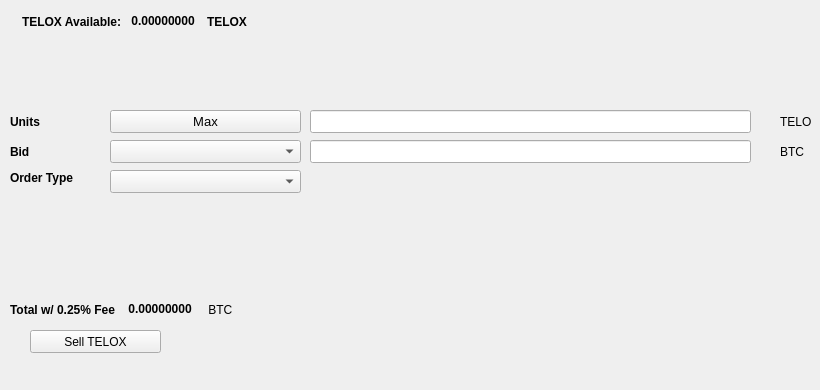
   <widget class="QWidget" name="SellTab">
    <attribute name="title">
     <string>Sell</string>
    </attribute>
    <widget class="QLabel" name="label_16">
     <property name="geometry">
      <rect>
       <x>780</x>
       <y>140</y>
       <width>31</width>
       <height>23</height>
      </rect>
     </property>
     <property name="text">
      <string>BTC</string>
     </property>
    </widget>
    <widget class="QComboBox" name="SellBidcomboBox">
     <property name="geometry">
      <rect>
       <x>110</x>
       <y>140</y>
       <width>191</width>
       <height>23</height>
      </rect>
     </property>
     <property name="font">
      <font>
       <pointsize>10</pointsize>
      </font>
     </property>
    </widget>
    <widget class="QLabel" name="label_18">
     <property name="geometry">
      <rect>
       <x>10</x>
       <y>110</y>
       <width>46</width>
       <height>23</height>
      </rect>
     </property>
     <property name="font">
      <font>
       <weight>75</weight>
       <bold>true</bold>
      </font>
     </property>
     <property name="text">
      <string>Units</string>
     </property>
    </widget>
    <widget class="QPushButton" name="Sell_Max_Amount">
     <property name="geometry">
      <rect>
       <x>110</x>
       <y>110</y>
       <width>191</width>
       <height>23</height>
      </rect>
     </property>
     <property name="font">
      <font>
       <pointsize>10</pointsize>
      </font>
     </property>
     <property name="text">
      <string>Max</string>
     </property>
    </widget>
    <widget class="QLabel" name="label_20">
     <property name="geometry">
      <rect>
       <x>10</x>
       <y>170</y>
       <width>91</width>
       <height>16</height>
      </rect>
     </property>
     <property name="font">
      <font>
       <weight>75</weight>
       <bold>true</bold>
      </font>
     </property>
     <property name="text">
      <string>Order Type</string>
     </property>
    </widget>
    <widget class="QComboBox" name="SellOrdertypeCombo">
     <property name="geometry">
      <rect>
       <x>110</x>
       <y>170</y>
       <width>191</width>
       <height>23</height>
      </rect>
     </property>
     <property name="font">
      <font>
       <pointsize>10</pointsize>
      </font>
     </property>
    </widget>
    <widget class="QLabel" name="label_21">
     <property name="geometry">
      <rect>
       <x>10</x>
       <y>140</y>
       <width>46</width>
       <height>23</height>
      </rect>
     </property>
     <property name="font">
      <font>
       <weight>75</weight>
       <bold>true</bold>
      </font>
     </property>
     <property name="text">
      <string>Bid</string>
     </property>
    </widget>
    <widget class="QLabel" name="label_22">
     <property name="geometry">
      <rect>
       <x>780</x>
       <y>110</y>
       <width>31</width>
       <height>23</height>
      </rect>
     </property>
     <property name="text">
      <string>TELOX</string>
     </property>
    </widget>
    <widget class="QLineEdit" name="UnitsInputTELOX">
     <property name="geometry">
      <rect>
       <x>310</x>
       <y>110</y>
       <width>441</width>
       <height>23</height>
      </rect>
     </property>
     <property name="font">
      <font>
       <pointsize>9</pointsize>
       <weight>75</weight>
       <bold>true</bold>
      </font>
     </property>
    </widget>
    <widget class="QLineEdit" name="SellBidPriceEdit">
     <property name="geometry">
      <rect>
       <x>310</x>
       <y>140</y>
       <width>441</width>
       <height>23</height>
      </rect>
     </property>
     <property name="font">
      <font>
       <pointsize>9</pointsize>
       <weight>75</weight>
       <bold>true</bold>
      </font>
     </property>
    </widget>
    <widget class="QPushButton" name="SellTELOXBTN">
     <property name="geometry">
      <rect>
       <x>30</x>
       <y>330</y>
       <width>131</width>
       <height>23</height>
      </rect>
     </property>
     <property name="text">
      <string>Sell TELOX</string>
     </property>
     <property name="icon">
      <iconset resource="../telox">
       <normaloff>:/icons/bitcoin</normaloff>:/icons/bitcoin</iconset>
     </property>
    </widget>
    <widget class="QWidget" name="layoutWidget3">
     <property name="geometry">
      <rect>
       <x>22</x>
       <y>12</y>
       <width>258</width>
       <height>19</height>
      </rect>
     </property>
     <layout class="QHBoxLayout" name="horizontalLayout">
      <item>
       <widget class="QLabel" name="label232_2">
        <property name="font">
         <font>
          <weight>75</weight>
          <bold>true</bold>
         </font>
        </property>
        <property name="text">
         <string>TELOX Available:</string>
        </property>
       </widget>
      </item>
      <item>
       <widget class="QLabel" name="TELOXAvailableLabel">
        <property name="palette">
         <palette>
          <active>
           <colorrole role="WindowText">
            <brush brushstyle="SolidPattern">
             <color alpha="255">
              <red>0</red>
              <green>0</green>
              <blue>0</blue>
             </color>
            </brush>
           </colorrole>
           <colorrole role="Button">
            <brush brushstyle="SolidPattern">
             <color alpha="255">
              <red>0</red>
              <green>170</green>
              <blue>0</blue>
             </color>
            </brush>
           </colorrole>
           <colorrole role="Light">
            <brush brushstyle="SolidPattern">
             <color alpha="255">
              <red>0</red>
              <green>255</green>
              <blue>0</blue>
             </color>
            </brush>
           </colorrole>
           <colorrole role="Midlight">
            <brush brushstyle="SolidPattern">
             <color alpha="255">
              <red>0</red>
              <green>212</green>
              <blue>0</blue>
             </color>
            </brush>
           </colorrole>
           <colorrole role="Dark">
            <brush brushstyle="SolidPattern">
             <color alpha="255">
              <red>0</red>
              <green>85</green>
              <blue>0</blue>
             </color>
            </brush>
           </colorrole>
           <colorrole role="Mid">
            <brush brushstyle="SolidPattern">
             <color alpha="255">
              <red>0</red>
              <green>113</green>
              <blue>0</blue>
             </color>
            </brush>
           </colorrole>
           <colorrole role="Text">
            <brush brushstyle="SolidPattern">
             <color alpha="255">
              <red>0</red>
              <green>170</green>
              <blue>0</blue>
             </color>
            </brush>
           </colorrole>
           <colorrole role="BrightText">
            <brush brushstyle="SolidPattern">
             <color alpha="255">
              <red>255</red>
              <green>255</green>
              <blue>255</blue>
             </color>
            </brush>
           </colorrole>
           <colorrole role="ButtonText">
            <brush brushstyle="SolidPattern">
             <color alpha="255">
              <red>0</red>
              <green>0</green>
              <blue>0</blue>
             </color>
            </brush>
           </colorrole>
           <colorrole role="Base">
            <brush brushstyle="SolidPattern">
             <color alpha="255">
              <red>255</red>
              <green>255</green>
              <blue>255</blue>
             </color>
            </brush>
           </colorrole>
           <colorrole role="Window">
            <brush brushstyle="SolidPattern">
             <color alpha="255">
              <red>0</red>
              <green>170</green>
              <blue>0</blue>
             </color>
            </brush>
           </colorrole>
           <colorrole role="Shadow">
            <brush brushstyle="SolidPattern">
             <color alpha="255">
              <red>0</red>
              <green>0</green>
              <blue>0</blue>
             </color>
            </brush>
           </colorrole>
           <colorrole role="AlternateBase">
            <brush brushstyle="SolidPattern">
             <color alpha="255">
              <red>127</red>
              <green>212</green>
              <blue>127</blue>
             </color>
            </brush>
           </colorrole>
           <colorrole role="ToolTipBase">
            <brush brushstyle="SolidPattern">
             <color alpha="255">
              <red>255</red>
              <green>255</green>
              <blue>220</blue>
             </color>
            </brush>
           </colorrole>
           <colorrole role="ToolTipText">
            <brush brushstyle="SolidPattern">
             <color alpha="255">
              <red>0</red>
              <green>0</green>
              <blue>0</blue>
             </color>
            </brush>
           </colorrole>
          </active>
          <inactive>
           <colorrole role="WindowText">
            <brush brushstyle="SolidPattern">
             <color alpha="255">
              <red>0</red>
              <green>0</green>
              <blue>0</blue>
             </color>
            </brush>
           </colorrole>
           <colorrole role="Button">
            <brush brushstyle="SolidPattern">
             <color alpha="255">
              <red>0</red>
              <green>170</green>
              <blue>0</blue>
             </color>
            </brush>
           </colorrole>
           <colorrole role="Light">
            <brush brushstyle="SolidPattern">
             <color alpha="255">
              <red>0</red>
              <green>255</green>
              <blue>0</blue>
             </color>
            </brush>
           </colorrole>
           <colorrole role="Midlight">
            <brush brushstyle="SolidPattern">
             <color alpha="255">
              <red>0</red>
              <green>212</green>
              <blue>0</blue>
             </color>
            </brush>
           </colorrole>
           <colorrole role="Dark">
            <brush brushstyle="SolidPattern">
             <color alpha="255">
              <red>0</red>
              <green>85</green>
              <blue>0</blue>
             </color>
            </brush>
           </colorrole>
           <colorrole role="Mid">
            <brush brushstyle="SolidPattern">
             <color alpha="255">
              <red>0</red>
              <green>113</green>
              <blue>0</blue>
             </color>
            </brush>
           </colorrole>
           <colorrole role="Text">
            <brush brushstyle="SolidPattern">
             <color alpha="255">
              <red>0</red>
              <green>170</green>
              <blue>0</blue>
             </color>
            </brush>
           </colorrole>
           <colorrole role="BrightText">
            <brush brushstyle="SolidPattern">
             <color alpha="255">
              <red>255</red>
              <green>255</green>
              <blue>255</blue>
             </color>
            </brush>
           </colorrole>
           <colorrole role="ButtonText">
            <brush brushstyle="SolidPattern">
             <color alpha="255">
              <red>0</red>
              <green>0</green>
              <blue>0</blue>
             </color>
            </brush>
           </colorrole>
           <colorrole role="Base">
            <brush brushstyle="SolidPattern">
             <color alpha="255">
              <red>255</red>
              <green>255</green>
              <blue>255</blue>
             </color>
            </brush>
           </colorrole>
           <colorrole role="Window">
            <brush brushstyle="SolidPattern">
             <color alpha="255">
              <red>0</red>
              <green>170</green>
              <blue>0</blue>
             </color>
            </brush>
           </colorrole>
           <colorrole role="Shadow">
            <brush brushstyle="SolidPattern">
             <color alpha="255">
              <red>0</red>
              <green>0</green>
              <blue>0</blue>
             </color>
            </brush>
           </colorrole>
           <colorrole role="AlternateBase">
            <brush brushstyle="SolidPattern">
             <color alpha="255">
              <red>127</red>
              <green>212</green>
              <blue>127</blue>
             </color>
            </brush>
           </colorrole>
           <colorrole role="ToolTipBase">
            <brush brushstyle="SolidPattern">
             <color alpha="255">
              <red>255</red>
              <green>255</green>
              <blue>220</blue>
             </color>
            </brush>
           </colorrole>
           <colorrole role="ToolTipText">
            <brush brushstyle="SolidPattern">
             <color alpha="255">
              <red>0</red>
              <green>0</green>
              <blue>0</blue>
             </color>
            </brush>
           </colorrole>
          </inactive>
          <disabled>
           <colorrole role="WindowText">
            <brush brushstyle="SolidPattern">
             <color alpha="255">
              <red>0</red>
              <green>85</green>
              <blue>0</blue>
             </color>
            </brush>
           </colorrole>
           <colorrole role="Button">
            <brush brushstyle="SolidPattern">
             <color alpha="255">
              <red>0</red>
              <green>170</green>
              <blue>0</blue>
             </color>
            </brush>
           </colorrole>
           <colorrole role="Light">
            <brush brushstyle="SolidPattern">
             <color alpha="255">
              <red>0</red>
              <green>255</green>
              <blue>0</blue>
             </color>
            </brush>
           </colorrole>
           <colorrole role="Midlight">
            <brush brushstyle="SolidPattern">
             <color alpha="255">
              <red>0</red>
              <green>212</green>
              <blue>0</blue>
             </color>
            </brush>
           </colorrole>
           <colorrole role="Dark">
            <brush brushstyle="SolidPattern">
             <color alpha="255">
              <red>0</red>
              <green>85</green>
              <blue>0</blue>
             </color>
            </brush>
           </colorrole>
           <colorrole role="Mid">
            <brush brushstyle="SolidPattern">
             <color alpha="255">
              <red>0</red>
              <green>113</green>
              <blue>0</blue>
             </color>
            </brush>
           </colorrole>
           <colorrole role="Text">
            <brush brushstyle="SolidPattern">
             <color alpha="255">
              <red>0</red>
              <green>85</green>
              <blue>0</blue>
             </color>
            </brush>
           </colorrole>
           <colorrole role="BrightText">
            <brush brushstyle="SolidPattern">
             <color alpha="255">
              <red>255</red>
              <green>255</green>
              <blue>255</blue>
             </color>
            </brush>
           </colorrole>
           <colorrole role="ButtonText">
            <brush brushstyle="SolidPattern">
             <color alpha="255">
              <red>0</red>
              <green>85</green>
              <blue>0</blue>
             </color>
            </brush>
           </colorrole>
           <colorrole role="Base">
            <brush brushstyle="SolidPattern">
             <color alpha="255">
              <red>0</red>
              <green>170</green>
              <blue>0</blue>
             </color>
            </brush>
           </colorrole>
           <colorrole role="Window">
            <brush brushstyle="SolidPattern">
             <color alpha="255">
              <red>0</red>
              <green>170</green>
              <blue>0</blue>
             </color>
            </brush>
           </colorrole>
           <colorrole role="Shadow">
            <brush brushstyle="SolidPattern">
             <color alpha="255">
              <red>0</red>
              <green>0</green>
              <blue>0</blue>
             </color>
            </brush>
           </colorrole>
           <colorrole role="AlternateBase">
            <brush brushstyle="SolidPattern">
             <color alpha="255">
              <red>0</red>
              <green>170</green>
              <blue>0</blue>
             </color>
            </brush>
           </colorrole>
           <colorrole role="ToolTipBase">
            <brush brushstyle="SolidPattern">
             <color alpha="255">
              <red>255</red>
              <green>255</green>
              <blue>220</blue>
             </color>
            </brush>
           </colorrole>
           <colorrole role="ToolTipText">
            <brush brushstyle="SolidPattern">
             <color alpha="255">
              <red>0</red>
              <green>0</green>
              <blue>0</blue>
             </color>
            </brush>
           </colorrole>
          </disabled>
         </palette>
        </property>
        <property name="font">
         <font>
          <weight>75</weight>
          <bold>true</bold>
         </font>
        </property>
        <property name="text">
         <string> 0.00000000 </string>
        </property>
        <property name="textInteractionFlags">
         <set>Qt::LinksAccessibleByMouse|Qt::TextSelectableByKeyboard|Qt::TextSelectableByMouse</set>
        </property>
       </widget>
      </item>
      <item>
       <widget class="QLabel" name="labelTELOX">
        <property name="font">
         <font>
          <weight>75</weight>
          <bold>true</bold>
         </font>
        </property>
        <property name="text">
         <string>TELOX</string>
        </property>
       </widget>
      </item>
     </layout>
    </widget>
    <widget class="QWidget" name="layoutWidget">
     <property name="geometry">
      <rect>
       <x>10</x>
       <y>300</y>
       <width>268</width>
       <height>19</height>
      </rect>
     </property>
     <layout class="QHBoxLayout" name="horizontalLayout_2">
      <item>
       <widget class="QLabel" name="label_19">
        <property name="font">
         <font>
          <weight>75</weight>
          <bold>true</bold>
         </font>
        </property>
        <property name="text">
         <string>Total w/ 0.25% Fee </string>
        </property>
       </widget>
      </item>
      <item>
       <widget class="QLabel" name="SellCostLabel">
        <property name="palette">
         <palette>
          <active>
           <colorrole role="WindowText">
            <brush brushstyle="SolidPattern">
             <color alpha="255">
              <red>0</red>
              <green>0</green>
              <blue>0</blue>
             </color>
            </brush>
           </colorrole>
           <colorrole role="Button">
            <brush brushstyle="SolidPattern">
             <color alpha="255">
              <red>0</red>
              <green>170</green>
              <blue>0</blue>
             </color>
            </brush>
           </colorrole>
           <colorrole role="Light">
            <brush brushstyle="SolidPattern">
             <color alpha="255">
              <red>0</red>
              <green>255</green>
              <blue>0</blue>
             </color>
            </brush>
           </colorrole>
           <colorrole role="Midlight">
            <brush brushstyle="SolidPattern">
             <color alpha="255">
              <red>0</red>
              <green>212</green>
              <blue>0</blue>
             </color>
            </brush>
           </colorrole>
           <colorrole role="Dark">
            <brush brushstyle="SolidPattern">
             <color alpha="255">
              <red>0</red>
              <green>85</green>
              <blue>0</blue>
             </color>
            </brush>
           </colorrole>
           <colorrole role="Mid">
            <brush brushstyle="SolidPattern">
             <color alpha="255">
              <red>0</red>
              <green>113</green>
              <blue>0</blue>
             </color>
            </brush>
           </colorrole>
           <colorrole role="Text">
            <brush brushstyle="SolidPattern">
             <color alpha="255">
              <red>0</red>
              <green>170</green>
              <blue>0</blue>
             </color>
            </brush>
           </colorrole>
           <colorrole role="BrightText">
            <brush brushstyle="SolidPattern">
             <color alpha="255">
              <red>255</red>
              <green>255</green>
              <blue>255</blue>
             </color>
            </brush>
           </colorrole>
           <colorrole role="ButtonText">
            <brush brushstyle="SolidPattern">
             <color alpha="255">
              <red>0</red>
              <green>0</green>
              <blue>0</blue>
             </color>
            </brush>
           </colorrole>
           <colorrole role="Base">
            <brush brushstyle="SolidPattern">
             <color alpha="255">
              <red>255</red>
              <green>255</green>
              <blue>255</blue>
             </color>
            </brush>
           </colorrole>
           <colorrole role="Window">
            <brush brushstyle="SolidPattern">
             <color alpha="255">
              <red>0</red>
              <green>170</green>
              <blue>0</blue>
             </color>
            </brush>
           </colorrole>
           <colorrole role="Shadow">
            <brush brushstyle="SolidPattern">
             <color alpha="255">
              <red>0</red>
              <green>0</green>
              <blue>0</blue>
             </color>
            </brush>
           </colorrole>
           <colorrole role="AlternateBase">
            <brush brushstyle="SolidPattern">
             <color alpha="255">
              <red>127</red>
              <green>212</green>
              <blue>127</blue>
             </color>
            </brush>
           </colorrole>
           <colorrole role="ToolTipBase">
            <brush brushstyle="SolidPattern">
             <color alpha="255">
              <red>255</red>
              <green>255</green>
              <blue>220</blue>
             </color>
            </brush>
           </colorrole>
           <colorrole role="ToolTipText">
            <brush brushstyle="SolidPattern">
             <color alpha="255">
              <red>0</red>
              <green>0</green>
              <blue>0</blue>
             </color>
            </brush>
           </colorrole>
          </active>
          <inactive>
           <colorrole role="WindowText">
            <brush brushstyle="SolidPattern">
             <color alpha="255">
              <red>0</red>
              <green>0</green>
              <blue>0</blue>
             </color>
            </brush>
           </colorrole>
           <colorrole role="Button">
            <brush brushstyle="SolidPattern">
             <color alpha="255">
              <red>0</red>
              <green>170</green>
              <blue>0</blue>
             </color>
            </brush>
           </colorrole>
           <colorrole role="Light">
            <brush brushstyle="SolidPattern">
             <color alpha="255">
              <red>0</red>
              <green>255</green>
              <blue>0</blue>
             </color>
            </brush>
           </colorrole>
           <colorrole role="Midlight">
            <brush brushstyle="SolidPattern">
             <color alpha="255">
              <red>0</red>
              <green>212</green>
              <blue>0</blue>
             </color>
            </brush>
           </colorrole>
           <colorrole role="Dark">
            <brush brushstyle="SolidPattern">
             <color alpha="255">
              <red>0</red>
              <green>85</green>
              <blue>0</blue>
             </color>
            </brush>
           </colorrole>
           <colorrole role="Mid">
            <brush brushstyle="SolidPattern">
             <color alpha="255">
              <red>0</red>
              <green>113</green>
              <blue>0</blue>
             </color>
            </brush>
           </colorrole>
           <colorrole role="Text">
            <brush brushstyle="SolidPattern">
             <color alpha="255">
              <red>0</red>
              <green>170</green>
              <blue>0</blue>
             </color>
            </brush>
           </colorrole>
           <colorrole role="BrightText">
            <brush brushstyle="SolidPattern">
             <color alpha="255">
              <red>255</red>
              <green>255</green>
              <blue>255</blue>
             </color>
            </brush>
           </colorrole>
           <colorrole role="ButtonText">
            <brush brushstyle="SolidPattern">
             <color alpha="255">
              <red>0</red>
              <green>0</green>
              <blue>0</blue>
             </color>
            </brush>
           </colorrole>
           <colorrole role="Base">
            <brush brushstyle="SolidPattern">
             <color alpha="255">
              <red>255</red>
              <green>255</green>
              <blue>255</blue>
             </color>
            </brush>
           </colorrole>
           <colorrole role="Window">
            <brush brushstyle="SolidPattern">
             <color alpha="255">
              <red>0</red>
              <green>170</green>
              <blue>0</blue>
             </color>
            </brush>
           </colorrole>
           <colorrole role="Shadow">
            <brush brushstyle="SolidPattern">
             <color alpha="255">
              <red>0</red>
              <green>0</green>
              <blue>0</blue>
             </color>
            </brush>
           </colorrole>
           <colorrole role="AlternateBase">
            <brush brushstyle="SolidPattern">
             <color alpha="255">
              <red>127</red>
              <green>212</green>
              <blue>127</blue>
             </color>
            </brush>
           </colorrole>
           <colorrole role="ToolTipBase">
            <brush brushstyle="SolidPattern">
             <color alpha="255">
              <red>255</red>
              <green>255</green>
              <blue>220</blue>
             </color>
            </brush>
           </colorrole>
           <colorrole role="ToolTipText">
            <brush brushstyle="SolidPattern">
             <color alpha="255">
              <red>0</red>
              <green>0</green>
              <blue>0</blue>
             </color>
            </brush>
           </colorrole>
          </inactive>
          <disabled>
           <colorrole role="WindowText">
            <brush brushstyle="SolidPattern">
             <color alpha="255">
              <red>0</red>
              <green>85</green>
              <blue>0</blue>
             </color>
            </brush>
           </colorrole>
           <colorrole role="Button">
            <brush brushstyle="SolidPattern">
             <color alpha="255">
              <red>0</red>
              <green>170</green>
              <blue>0</blue>
             </color>
            </brush>
           </colorrole>
           <colorrole role="Light">
            <brush brushstyle="SolidPattern">
             <color alpha="255">
              <red>0</red>
              <green>255</green>
              <blue>0</blue>
             </color>
            </brush>
           </colorrole>
           <colorrole role="Midlight">
            <brush brushstyle="SolidPattern">
             <color alpha="255">
              <red>0</red>
              <green>212</green>
              <blue>0</blue>
             </color>
            </brush>
           </colorrole>
           <colorrole role="Dark">
            <brush brushstyle="SolidPattern">
             <color alpha="255">
              <red>0</red>
              <green>85</green>
              <blue>0</blue>
             </color>
            </brush>
           </colorrole>
           <colorrole role="Mid">
            <brush brushstyle="SolidPattern">
             <color alpha="255">
              <red>0</red>
              <green>113</green>
              <blue>0</blue>
             </color>
            </brush>
           </colorrole>
           <colorrole role="Text">
            <brush brushstyle="SolidPattern">
             <color alpha="255">
              <red>0</red>
              <green>85</green>
              <blue>0</blue>
             </color>
            </brush>
           </colorrole>
           <colorrole role="BrightText">
            <brush brushstyle="SolidPattern">
             <color alpha="255">
              <red>255</red>
              <green>255</green>
              <blue>255</blue>
             </color>
            </brush>
           </colorrole>
           <colorrole role="ButtonText">
            <brush brushstyle="SolidPattern">
             <color alpha="255">
              <red>0</red>
              <green>85</green>
              <blue>0</blue>
             </color>
            </brush>
           </colorrole>
           <colorrole role="Base">
            <brush brushstyle="SolidPattern">
             <color alpha="255">
              <red>0</red>
              <green>170</green>
              <blue>0</blue>
             </color>
            </brush>
           </colorrole>
           <colorrole role="Window">
            <brush brushstyle="SolidPattern">
             <color alpha="255">
              <red>0</red>
              <green>170</green>
              <blue>0</blue>
             </color>
            </brush>
           </colorrole>
           <colorrole role="Shadow">
            <brush brushstyle="SolidPattern">
             <color alpha="255">
              <red>0</red>
              <green>0</green>
              <blue>0</blue>
             </color>
            </brush>
           </colorrole>
           <colorrole role="AlternateBase">
            <brush brushstyle="SolidPattern">
             <color alpha="255">
              <red>0</red>
              <green>170</green>
              <blue>0</blue>
             </color>
            </brush>
           </colorrole>
           <colorrole role="ToolTipBase">
            <brush brushstyle="SolidPattern">
             <color alpha="255">
              <red>255</red>
              <green>255</green>
              <blue>220</blue>
             </color>
            </brush>
           </colorrole>
           <colorrole role="ToolTipText">
            <brush brushstyle="SolidPattern">
             <color alpha="255">
              <red>0</red>
              <green>0</green>
              <blue>0</blue>
             </color>
            </brush>
           </colorrole>
          </disabled>
         </palette>
        </property>
        <property name="font">
         <font>
          <weight>75</weight>
          <bold>true</bold>
         </font>
        </property>
        <property name="autoFillBackground">
         <bool>false</bool>
        </property>
        <property name="text">
         <string> 0.00000000</string>
        </property>
        <property name="textInteractionFlags">
         <set>Qt::LinksAccessibleByMouse|Qt::TextSelectableByMouse</set>
        </property>
       </widget>
      </item>
      <item>
       <widget class="QLabel" name="label_17">
        <property name="font">
         <font>
          <weight>50</weight>
          <bold>false</bold>
         </font>
        </property>
        <property name="text">
         <string> BTC</string>
        </property>
       </widget>
      </item>
     </layout>
    </widget>
    <widget class="QLabel" name="label_23">
     <property name="geometry">
      <rect>
       <x>460</x>
       <y>300</y>
       <width>281</width>
       <height>81</height>
      </rect>
     </property>
     <property name="text">
      <string/>
     </property>
     <property name="pixmap">
      <pixmap>:/images/bittrex</pixmap>
     </property>
    </widget>
   </widget>
